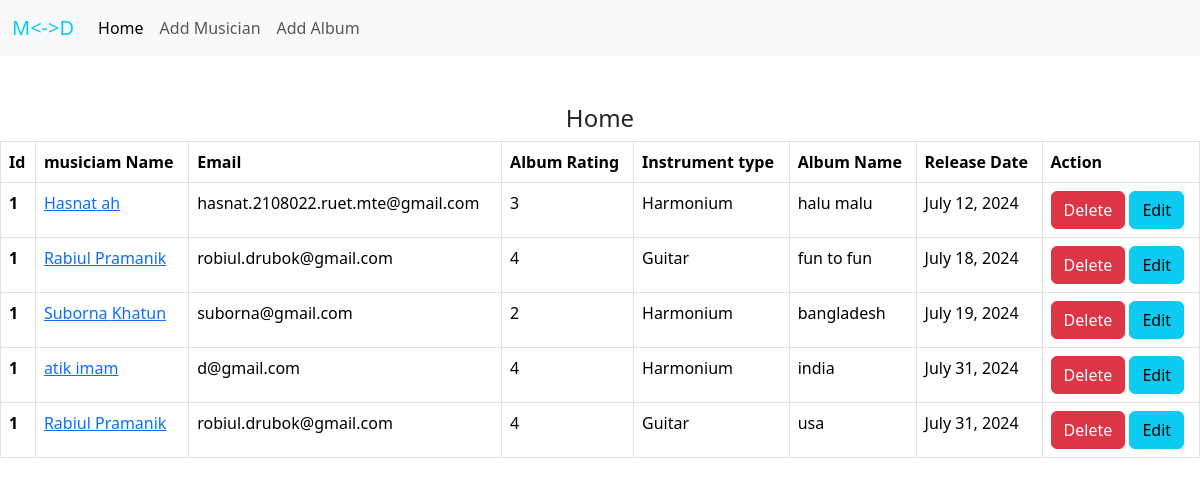
The page / on the database its author committed.
### album/models.py (models this page shows, shortened)
class AlbumModel(models.Model):
    name = models.CharField(max_length=100)
    musician = models.ForeignKey(MusicianModel, on_delete=models.CASCADE)
    release_date = models.DateField()
    rating = models.PositiveSmallIntegerField(
        validators=[MinValueValidator(1), MaxValueValidator(5)]
    )

### musician/models.py (models this page shows, shortened)
class MusicianModel(models.Model):
    first_name = models.CharField(max_length=100)
    last_name = models.CharField(max_length=100)
    email = models.EmailField()
    phone_no = models.CharField(max_length=12)
    instument = models.CharField(max_length=100)

### Musicians_Directory/views.py (the view)
# urls.py: 2. Add a URL to urlpatterns:  path('', views.home, name='home')
def home(request):
    data = AlbumModel.objects.all()
    return render(request, "home.html", {'data':data})

### templates/home.html (shortened to what this page needs)
{% extends "base.html" %}
{% block content %}
    <h4 class = "text-center pt-5"> Home </h4>
    <table class="table table-bordered">
        <thead>
          <tr>
            <th scope="col">Id</th>
            <th scope="col">musiciam Name</th>
            <th scope="col">Email</th>
            <th scope="col">Album Rating</th>
            <th scope="col">Instrument type</th>
            <th scope="col">Album Name</th>
            <th scope="col">Release Date</th>
            <th scope="col">Action</th>
          </tr>
        </thead>
        <tbody>
            {% if data %}
            {% with counter=1 %}
            {% for i in data %}
                <tr>
                    <th scope="row">{{counter}}</th>
                    <td><a href="{% url "edit_musician" i.musician.email %}">{{i.musician.first_name}} {{i.musician.last_name}}</a></td>
                    <td>{{i.musician.email}}</td>
                    <td>{{i.rating}}</td>
                    <td>{{i.musician.instument}}</td>
                    <td>{{i.name}}</td>
                    <td>{{i.release_date}}</td>
                    <td><a class = "btn btn-danger" href = "{% url "delete_musician" i.musician.email %}">Delete</a>
                        <a class = "btn btn-info" href = "{% url "edit" i.id %}">Edit</a>
                    </td>
                </tr>
            {% endfor %}
            {% endwith %}
            {% else %}
                <h4 class = "text-center pt-5"> No Data Avialable </h4>
            {% endif %}
        </tbody>
      </table>
{% endblock content %}

### templates/base.html (shortened to what this page needs)
<!doctype html>
<html lang="en">
  <head>
    <link href="https://cdn.jsdelivr.net/npm/bootstrap@5.3.3/dist/css/bootstrap.min.css" rel="stylesheet">
  </head>
  <body>
    <nav class="navbar navbar-expand-lg bg-body-tertiary">
        <div class="container-fluid">
          <a class="navbar-brand text-info" href="{% url "homepage" %}">M<->D</a>
          <div class="collapse navbar-collapse" id="navbarNav">
            <ul class="navbar-nav">
              <li class="nav-item">
                <a class="nav-link active" aria-current="page" href="{% url "homepage" %}">Home</a>
              </li>
              <li class="nav-item">
                <a class="nav-link" href="{% url "musicianpage" %}">Add Musician</a>
              </li>
              <li class="nav-item">
                <a class="nav-link" href="{% url "albumpage" %}">Add Album</a>
              </li>
            </ul>
          </div>
        </div>
      </nav>
      {% block content %}{% endblock content %}
  </body>
</html>

### rows shown on the page
AlbumModel: counter "1", musician.first_name "Hasnat", musician.last_name "ah", musician.email "hasnat.2108022.ruet.mte@gmail.com", rating "3", musician.instument "Harmonium", name "halu malu", release_date "July 12, 2024"
AlbumModel: counter "1", musician.first_name "Rabiul", musician.last_name "Pramanik", musician.email "robiul.drubok@gmail.com", rating "4", musician.instument "Guitar", name "fun to fun", release_date "July 18, 2024"
AlbumModel: counter "1", musician.first_name "Suborna", musician.last_name "Khatun", musician.email "suborna@gmail.com", rating "2", musician.instument "Harmonium", name "bangladesh", release_date "July 19, 2024"
AlbumModel: counter "1", musician.first_name "atik", musician.last_name "imam", musician.email "d@gmail.com", rating "4", musician.instument "Harmonium", name "india", release_date "July 31, 2024"
AlbumModel: counter "1", musician.first_name "Rabiul", musician.last_name "Pramanik", musician.email "robiul.drubok@gmail.com", rating "4", musician.instument "Guitar", name "usa", release_date "July 31, 2024"
